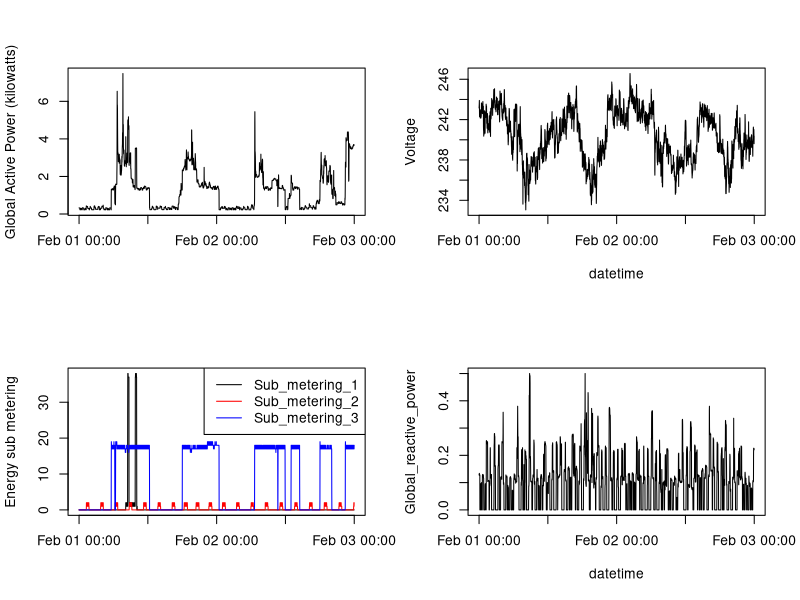

Source code (R):
##  Reads in our comma delimited data.
data <- read.csv( file="feb_data.txt", sep=",", header=TRUE)

##  Converts dates.
daytime <- strptime(data$dates, "%Y-%m-%d %H:%M:%S")


##  Writes to a PNG file.
png("plot4.png", width = 480, height=480, type="window")

##  Sets up 2x2 plots.
par(mfrow=c(2,2))


##  Plot #1
plot(daytime, data$Global_active_power,type="l", xlab="", ylab="Global Active Power (kilowatts)")

##  Plot #2
plot(daytime, data$Voltage,type="l", xlab="datetime", ylab="Voltage")

##  Plot #3
plot(daytime,data$Sub_metering_1, type="n", xlab = "", ylab="Energy sub metering")
legend("topright", legend=c("Sub_metering_1","Sub_metering_2","Sub_metering_3"), lwd=1, col=c("black","red","blue"))
points( daytime, data$Sub_metering_1, type="l", col="black")
points( daytime, data$Sub_metering_2, type="l", col="red")
points( daytime, data$Sub_metering_3, type="l", col="blue")

##  Plot #4
plot(daytime, data$Global_reactive_power,type="l", xlab="datetime", ylab="Global_reactive_power")

##  Cleanup
rm(daytime)
rm(data)
dev.off()